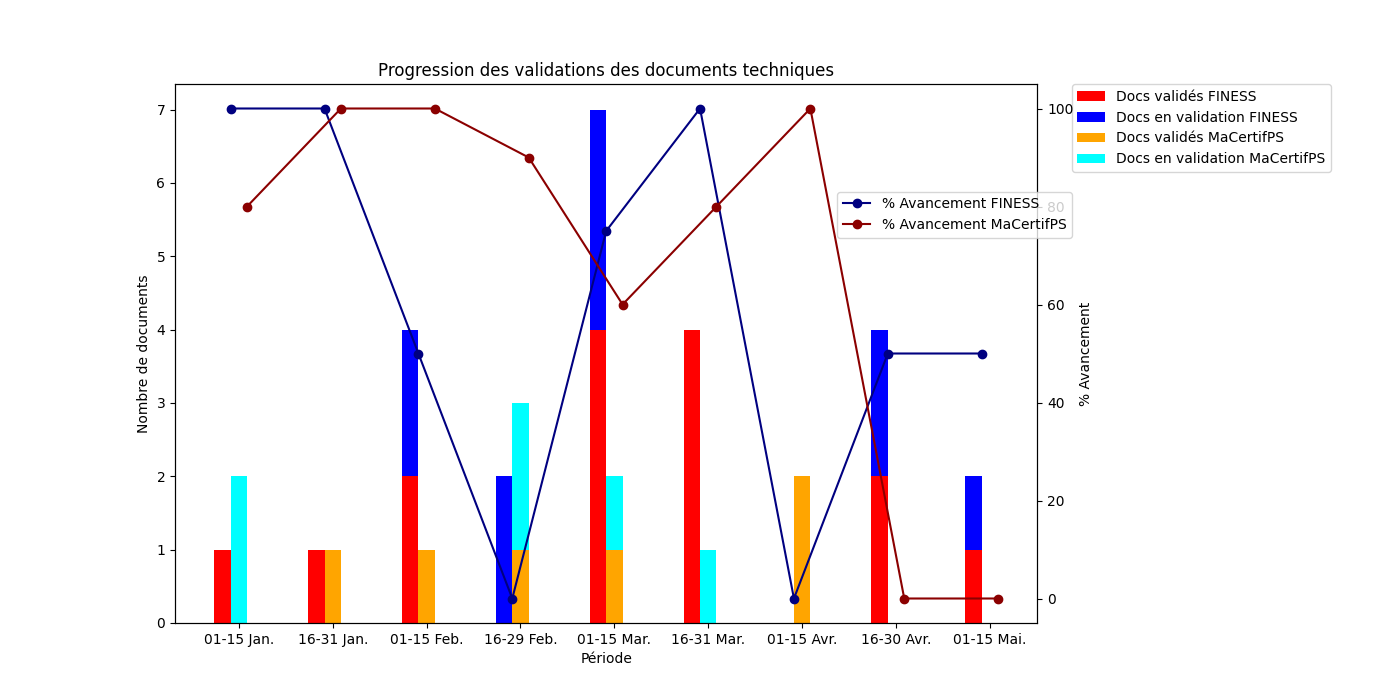

Recreate this plot in Python.
import matplotlib.pyplot as plt
import numpy as np
import pandas as pd

# Cargar los datos desde un archivo CSV
data = pd.read_csv('validation-documentations-techniques.csv')

# Ordenar los datos por el orden del periodo
data.sort_values(by=['Periodo_Orden', 'Projet'], inplace=True)

# Configuración de colores para el gráfico
warm_colors = ['red', 'orange', 'yellow', 'darkred', 'coral', 'gold', 'darkorange']  # Colores cálidos para documentos validados
cool_colors = ['blue', 'cyan', 'purple', 'darkblue', 'deepskyblue', 'darkviolet', 'steelblue']  # Colores fríos para documentos en validación
line_colors = ['navy', 'darkred', 'darkgreen', 'darkcyan', 'purple', 'goldenrod', 'black']  # Colores para las líneas de avance

# Crear el gráfico
fig, ax1 = plt.subplots(figsize=(14, 7))
bar_width = 0.35 / len(data['Projet'].unique())
index = np.arange(len(data['Periodo_Texto'].unique()))

# Dibujar barras y líneas para cada proyecto
for i, projet in enumerate(data['Projet'].unique()):
    subset = data[data['Projet'] == projet]
    
    # Dibujar las barras
    ax1.bar(index + i * bar_width, subset['Documents validés'], bar_width, label=f'Docs validés {projet}', color=warm_colors[i % len(warm_colors)])
    ax1.bar(index + i * bar_width, subset['Documents en validation'], bar_width, bottom=subset['Documents validés'], label=f'Docs en validation {projet}', color=cool_colors[i % len(cool_colors)])

# Ajustar las etiquetas y las leyendas de las barras
ax1.set_xlabel('Période')
ax1.set_ylabel('Nombre de documents')
ax1.set_title('Progression des validations des documents techniques')
ax1.set_xticks(index + bar_width * len(data['Projet'].unique()) / 2)
ax1.set_xticklabels(data['Periodo_Texto'].unique())
ax1.legend(loc='upper left', bbox_to_anchor=(1.04, 1), borderaxespad=0)

# Añadir y configurar el eje para el porcentaje de avance
ax2 = ax1.twinx()
ax2.set_ylabel('% Avancement')

# Dibujar las líneas para el porcentaje de avance
for i, projet in enumerate(data['Projet'].unique()):
    subset = data[data['Projet'] == projet]
    ax2.plot(index + i * bar_width + bar_width / 2, subset['% Avancement'], 'o-', color=line_colors[i % len(line_colors)], label=f'% Avancement {projet}')

# Ajustar las leyendas de las líneas
ax2.legend(loc='upper right', bbox_to_anchor=(1.04, 0.8), borderaxespad=0)

plt.show()
